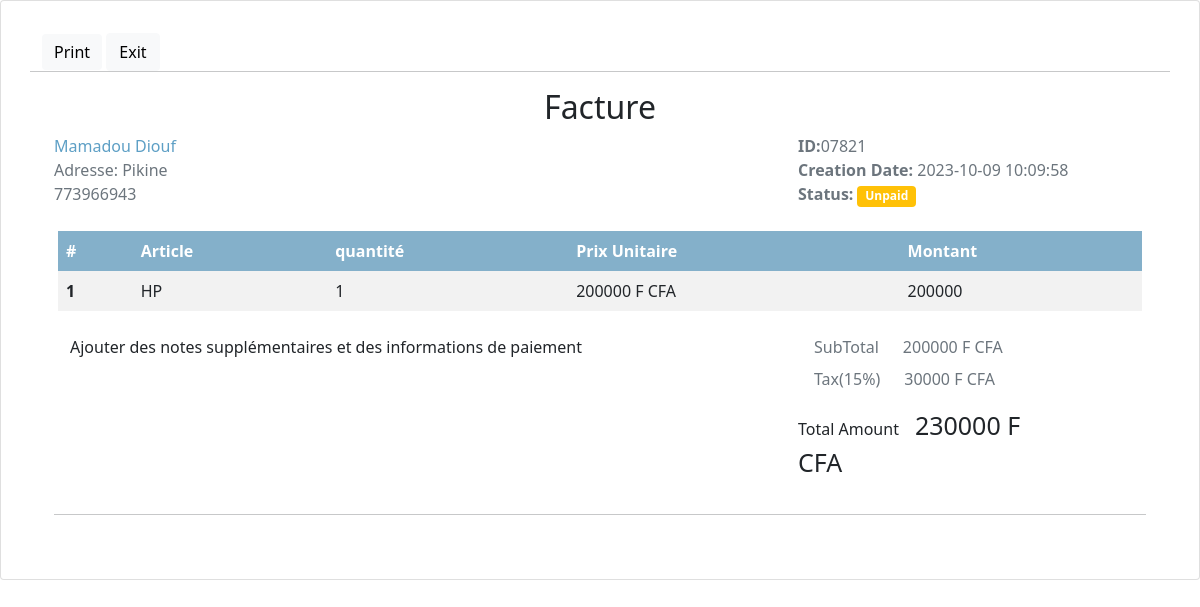
/vue/recuVente.php?id=21, run on the app's committed database.
### tables this page shows
CREATE TABLE IF NOT EXISTS `vente` (
  `id` int NOT NULL AUTO_INCREMENT,
  `id_article` int NOT NULL,
  `id_client` int NOT NULL,
  `quantite` int NOT NULL,
  `prix` int NOT NULL,
  `date_vente` timestamp NOT NULL DEFAULT CURRENT_TIMESTAMP,
  `etat` enum('0','1') NOT NULL DEFAULT '1',
  PRIMARY KEY (`id`),
  KEY `id_article` (`id_article`),
  KEY `id_client` (`id_client`)
);

CREATE TABLE IF NOT EXISTS `client` (
  `id` int NOT NULL AUTO_INCREMENT,
  `nom` varchar(30) NOT NULL,
  `prenom` varchar(30) NOT NULL,
  `telephone` varchar(30) NOT NULL,
  `adresse` varchar(50) NOT NULL,
  PRIMARY KEY (`id`)
);

CREATE TABLE IF NOT EXISTS `article` (
  `id` int NOT NULL AUTO_INCREMENT,
  `nom_article` varchar(50) NOT NULL,
  `categorie` varchar(250) NOT NULL,
  `quantite` int NOT NULL,
  `prix_unitaire` int NOT NULL,
  `date_fabrication` datetime NOT NULL,
  `date_expiration` datetime NOT NULL,
  `images` varchar(255) DEFAULT NULL,
  PRIMARY KEY (`id`),
  KEY `id_categorie` (`categorie`)
);

### model/function.php (called while the page is built, shortened)
<?php include "connexion.php";
function getVente($id=null) {
    if (!empty($id)) {
        $sql = "SELECT v.id,nom_article, nom, prenom, v.quantite, telephone, prix, date_vente, adresse, prix_unitaire
        FROM client AS c, vente AS v, article AS a WHERE v.id_article=a.id AND v.id_client=c.id AND v.id=? AND etat=?";
        $req = $GLOBALS['connexion']->prepare($sql);
        $req->execute(array($id,1));
        return $req->fetch();
    }
}

### vue/recuVente.php (the view, shortened to what this page needs)
<?php
include  "header.php";
include_once "../model/function.php";
if (!empty($_GET['id'])) {
  $vente = getVente($_GET['id']);
  $taux = ($vente['prix'] /100) * 15;
}
 ?>
<div class="card">
  <div class="card-body">
    <div class="container mb-5 mt-3">
      <div class="row d-flex align-items-baseline">
        <div class="col-xl-3 float-end">
          <a id="btnPrint" class="btn btn-light text-capitalize border-0" data-mdb-ripple-color="dark"> Print</a>
          <a href="article.php" class="btn btn-light text-capitalize" data-mdb-ripple-color="dark"> Exit</a>
        </div>
        <hr>
      </div>
      <div class="container">
        <div class="col-md-12">
          <div class="text-center">
            <h2 class="pt-0">Facture</h2>
          </div>
        </div>
        <div class="row no-gutters">
          <div class="col-xl-8">
            <ul class="list-unstyled">
              <li class="text-muted"><span style="color:#5d9fc5 ;"><?= $vente['prenom']. " ".$vente['nom']; ?></span></li>
              <li class="text-muted">Adresse: <?= $vente['adresse']; ?></li>
              <li class="text-muted"><i class="fas fa-phone"></i><?= $vente['telephone']; ?></li>
            </ul>
          </div>
          <div class="col-xl-4">
            <ul class="list-unstyled">
              <li class="text-muted"><i class="fas fa-circle" style="color:#84B0CA ;"></i> <span
                  class="fw-bold">ID:</span>078<?= $vente['id']; ?></li>
              <li class="text-muted"><i class="fas fa-circle" style="color:#84B0CA ;"></i> <span
                  class="fw-bold">Creation Date: </span><?= $vente['date_vente']; ?></li>
              <li class="text-muted"><i class="fas fa-circle" style="color:#84B0CA ;"></i> <span
                  class="me-1 fw-bold">Status:</span><span class="badge bg-warning text-black fw-bold">
                  Unpaid</span></li>
            </ul>
          </div>
        </div>
        <div class="row my-2 mx-1 justify-content-center">
          <table class="table table-striped table-borderless">
            <thead style="background-color:#84B0CA ;" class="text-white">
              <tr>
                <th scope="col">#</th>
                <th scope="col">Article</th>
                <th scope="col">quantité</th>
                <th scope="col">Prix Unitaire</th>
                <th scope="col">Montant</th>
              </tr>
            </thead>
            <tbody>
              <tr>
                <th scope="row">1</th>
                <td><?= $vente['nom_article']; ?></td>
                <td><?= $vente['quantite']; ?></td>
                <td><?= $vente['prix_unitaire']; ?> F CFA</td>
                <td><?= $vente['prix']; ?></td>
              </tr>
            </tbody>
          </table>
        </div>
        <div class="row">
          <div class="col-xl-8">
            <p class="ms-3">
Ajouter des notes supplémentaires et des informations de paiement</p>
          </div>
          <div class="col-xl-3">
            <ul class="list-unstyled">
              <li class="text-muted ms-3"><span class="text-black me-4">SubTotal</span><?= $vente['prix']; ?> F CFA</li>
              <li class="text-muted ms-3 mt-2"><span class="text-black me-4">Tax(15%)</span><?= $taux ?> F CFA</li>
            </ul>
            <p class="text-black float-start"><span class="text-black me-3"> Total Amount</span><span
                style="font-size: 25px;"><?= $vente['prix'] + $taux; ?> F CFA</span></p>
          </div>
        </div>
        <hr>
      </div>
    </div>
  </div>
</div>
<?php include_once "footer.php" ?>

### data on the page
vente: id_client.prenom "Mamadou", id_client.nom "Diouf", id_client.adresse "Pikine", id_client.telephone "773966943", id "21", date_vente "2023-10-09 10:09:58", id_article.nom_article "HP", quantite "1", id_article.prix_unitaire "200000", prix "200000", prix "30000", $vente['prix'] + $taux "230000"
